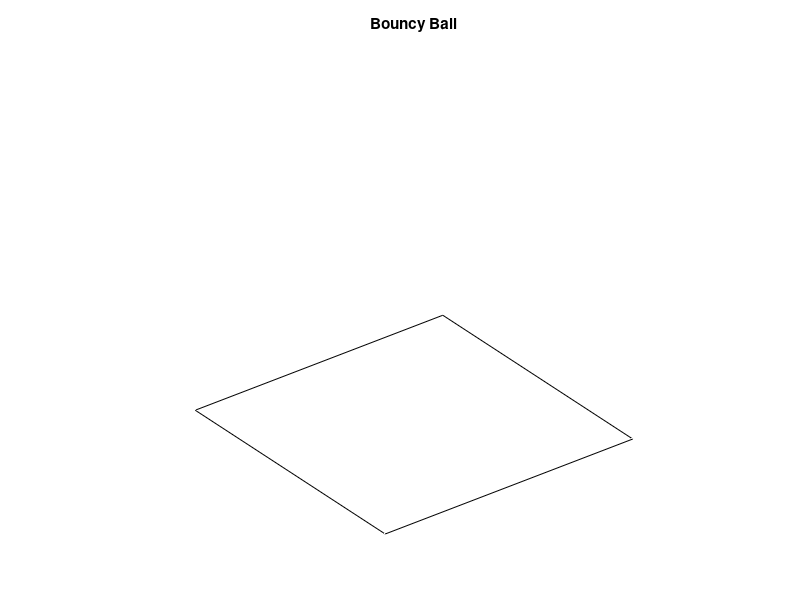

This chart was generated by the following MATLAB code: (Note: this script raises an error after producing the figure.)
%|Bouncing ball game
%|A good example of animation and real-time user interaction
% University of Tennessee : EF 230 Fall, 2009 : Will Schleter
function main
clear all; close all; clc;
format compact;
 
% use a global structure to store all values that need to be
% used in several different functions
global g;
 
get_settings();
init_figure();
create_ball();
 
tic; % start timer
while g.playing
    if g.moving==0, tic; drawnow; continue; end
    if g.moving==1, dt=toc; % get time since last bounce
    else, dt=.1; g.moving=0;
    end
    if dt<.05, continue; end % prevents updates of less than 1/20 of a second
    tic; % reset timer
    % new position and velocity
    g.cx=g.cx+g.vx*dt+.5*g.ax*dt*dt;
    g.cy=g.cy+g.vy*dt+.5*g.ay*dt*dt;
    g.cz=g.cz+g.vz*dt+.5*g.az*dt*dt;
    g.vx=round(g.vx+g.ax*dt);
    g.vy=round(g.vy+g.ay*dt);
    g.vz=round(g.vz+g.az*dt);
 
    % check for wall hits
    if (g.cx>g.xmax && g.vx>0) || (g.cx<0 && g.vx<0), g.vx=-g.cor*g.vx; beep; end
    if (g.cy>g.ymax && g.vy>0) || (g.cy<0 && g.vy<0), g.vy=-g.cor*g.vy; beep; end
    if (g.cz>g.zmax && g.vz>0) || (g.cz<0 && g.vz<0), g.vz=-g.cor*g.vz; beep; end
    update_graphics
end
close(1)
% msgbox('Thanks for playing')
 
return
 
function buttonpush(src,ed)
global g
dv=10;
if length(ed.Modifier)>0, dv=1; end  % shift, ctrl, alt all set dv=1
switch ed.Key
    case 'q'
        g.playing=0;
    case 'space'
        if g.moving, g.moving=0;
        else, g.moving=1;
        end
    case 'r'
        if length(ed.Modifier)>0
            g.cor=max(.1,g.cor-.01);
        else
            g.cor=min(1,g.cor+.01);
        end
    case 'z'
        if length(ed.Modifier)>0
            g.az=g.az-10;
        else
            g.az=g.az+10;
        end
    case 'y'
        if length(ed.Modifier)>0
            g.ay=g.ay-10;
        else
            g.ay=g.ay+10;
        end
    case 'x'
        if length(ed.Modifier)>0
            g.ax=g.ax-10;
        else
            g.ax=g.ax+10;
        end
    case 'tab'
        g.moving=2;
    case 'leftarrow'
        g.vx=g.vx-dv;
    case 'rightarrow'
        g.vx=g.vx+dv;
    case 'uparrow'
        g.vy=g.vy+dv;
    case 'downarrow'
        g.vy=g.vy-dv;
    case 'pageup'
        g.vz=g.vz+dv;
    case 'pagedown'
        g.vz=g.vz-dv;
    otherwise
        ed  % show key info
end
 
return
 
function get_settings
global g;
p={'X acceleration','Y acceleration','Z acceleration','Coef of restitution'};
t='Bouncing Ball Game';
d={'0','-100','0','1'};
a=inputdlg(p,t,1,d);
if length(a)==0, error('Cancelled'); end  % user pushed close or cancel
g.ax=str2double(a{1});
g.ay=str2double(a{2});
g.az=str2double(a{3});
g.cor=str2double(a{4});
 
% hardcoded values
g.playing=1;
g.moving=1;
g.xmax=100;
g.ymax=100;
g.zmax=100;
g.cx=g.xmax*rand(1);  % starting position
g.cy=g.ymax*rand(1);
g.cz=50;
g.vx=0;  % starting velocity
g.vy=0;
g.vz=0;
 
return
 
function create_ball
global g;
 
% create a 'ball'
r=7;
 
balltype='circle';
switch balltype
    case 'sphere'
        [g.bx,g.by,g.bz]=sphere;
        g.bx=g.bx*r;
        g.by=g.by*r;
        g.bz=g.bz*r;
        img=imread('amy1.jpg');
        g.ball=surf(g.bx,g.by,g.bz,'facecolor','texturemap','CData',img,'EdgeColor','none');
    case 'circle'
        t = linspace(0,2*pi,20);
        g.bx=r*cos(t);
        g.by=r*sin(t);
        [x y]=meshgrid(g.bx,g.by);
        g.bz=0.*x.*y;
        img=imread('amy1.jpg');
        g.ball=patch(g.bx,g.by,g.bz,'r');
        %g.ball=surf(g.bx,g.by,g.bz,'facecolor','texturemap','CData',img,'EdgeColor','none');
 
end
 
% trace (tail)
tlen=50;
g.trace.x=ones(1,tlen)*g.cx;
g.trace.y=ones(1,tlen)*g.cy;
g.trace.z=ones(1,tlen)*g.cz;
g.trace.h=plot3(g.trace.x,g.trace.y,g.trace.z,'b:');
 
% velocity vector
x=[g.cx g.cx];
y=[g.cy g.cy];
z=[g.cz g.cz];
g.velvec.h=plot3(x,y,z,'r-');
return
 
function init_figure
% set up figure window
global g;
figure(1);
hold on;
axis equal;
title('Bouncy Ball');
axis([0 g.xmax 0 g.ymax 0 g.zmax]);
axis off;
rectangle('Position',[0,0,g.xmax,g.ymax])
% set the function that gets called when a key is pressed
set(gcf,'WindowKeyPressFcn',@buttonpush);
view(3);
% instructions
text(102,90,{'Q: quit game',
    'space: pause/resume',
    'Tab: single step',
    'R: COR +.01',
    'sh-R: COR -.01',
    'X: Ax+10',
    'sh-X: Ax-10',
    'Y: Ay+10',
    'sh-Y: Ay-10',
    'Arrow keys:',
    ' "push" the ball'}, 'verticalalign','top' );
% status text
g.stattext_h=text(-30,90,'','verticalalign','top');
return
 
function update_graphics
global g;
 
% move ball to new position
 
set(g.ball,'XData',g.bx+g.cx);
set(g.ball,'YData',g.by+g.cy);
set(g.ball,'ZData',g.bz+g.cz);
 
% update status text
set(g.stattext_h,'String',...
    sprintf('Vx=%.0f\nAx=%.0f\n\nVy=%.0f\nAy=%.0f\n\nVz=%.0f\nAz=%.0f\n\nCOR=%.2f',...
            g.vx,g.ax,g.vy,g.ay,g.vz,g.az,g.cor));
 
% update trace
g.trace.x=[g.cx g.trace.x(1:end-1)];
g.trace.y=[g.cy g.trace.y(1:end-1)];
g.trace.z=[g.cz g.trace.z(1:end-1)];
set(g.trace.h,'XData',g.trace.x,'YData',g.trace.y,'ZData',g.trace.z);
 
% update velocity vector
x=[g.cx g.cx+g.vx/5];
y=[g.cy g.cy+g.vy/5];
z=[g.cz g.cz+g.vz/5];
set(g.velvec.h,'XData',x,'YData',y,'ZData',z);
 
% update display
drawnow
return